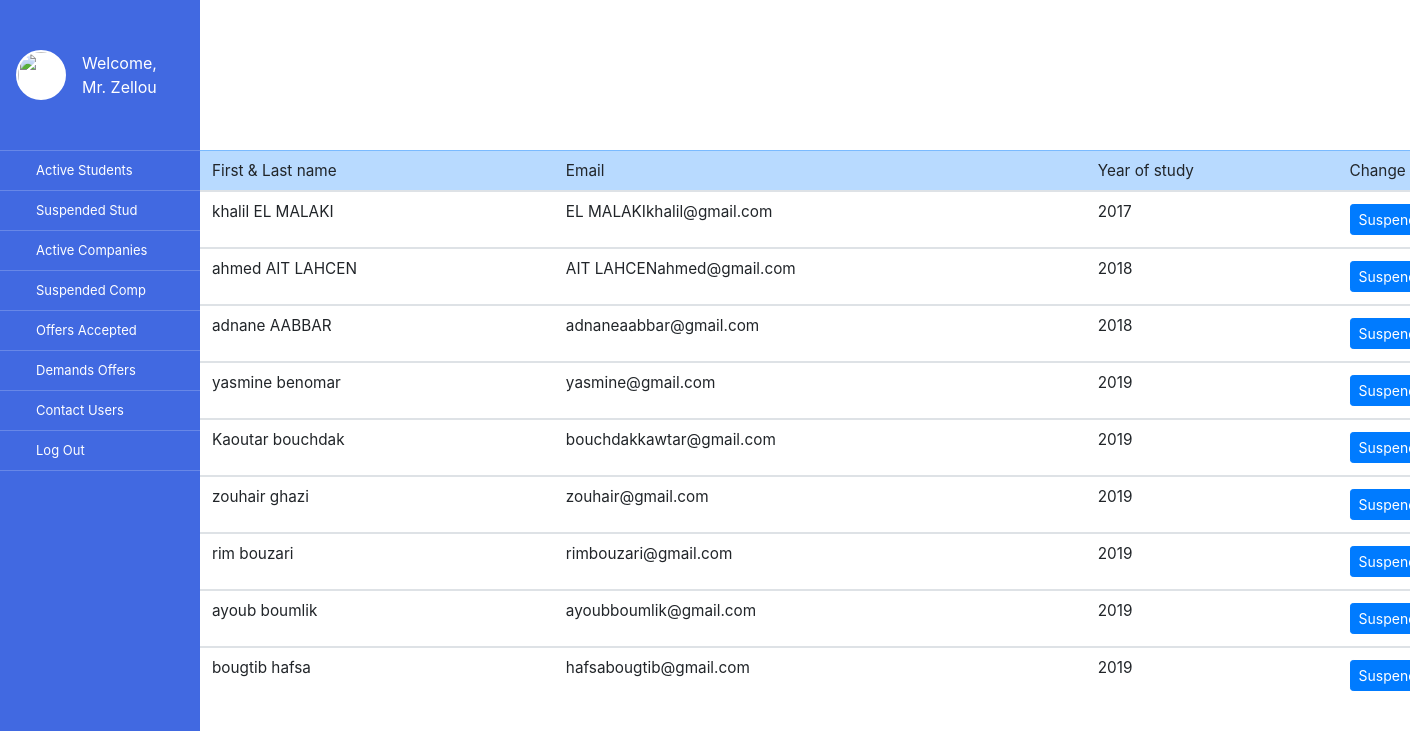
Page /Ad_Students_Active/index.php on the earlier database version.
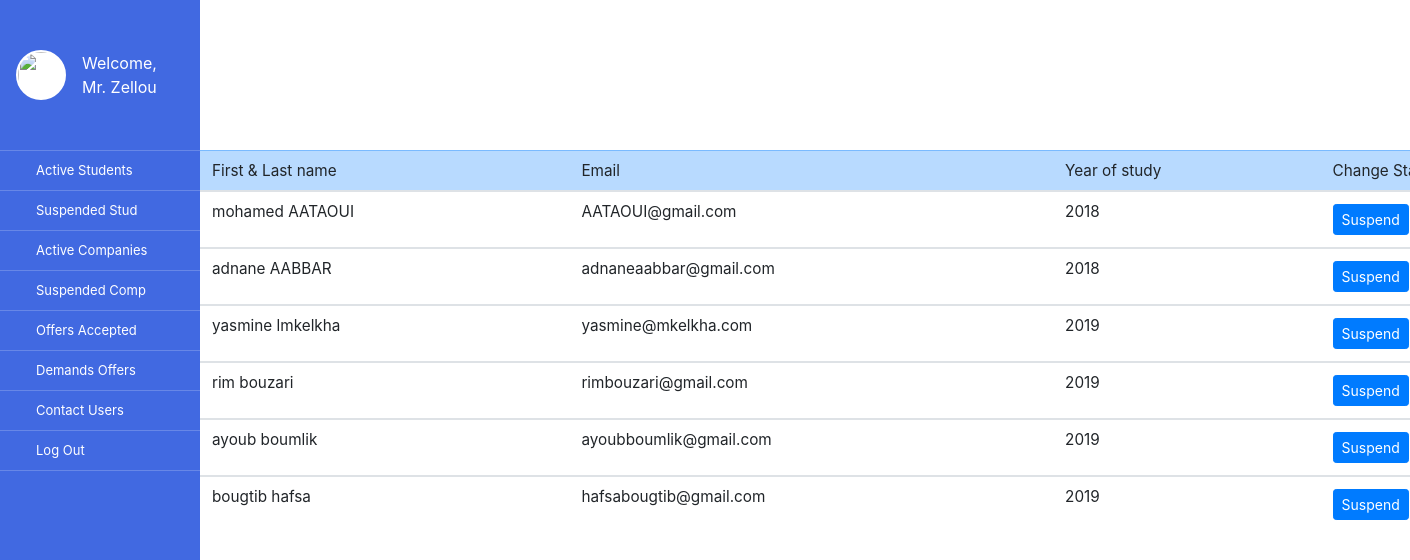
Same page on the later database version.
### tables this page shows
CREATE TABLE IF NOT EXISTS `etudiant` (
  `et_id` int(9) NOT NULL AUTO_INCREMENT,
  `et_nom` varchar(20) DEFAULT NULL,
  `et_prenom` varchar(20) DEFAULT NULL,
  `et_email` varchar(30) DEFAULT NULL,
  `et_mdp` varchar(15) DEFAULT NULL,
  `et_annee` varchar(4) DEFAULT NULL,
  `et_naissance` varchar(20) DEFAULT NULL,
  `et_tele` int(11) DEFAULT NULL,
  `et_status` int(11) NOT NULL DEFAULT 0,
  `et_cne` int(10) DEFAULT NULL,
  `et_link` varchar(30) DEFAULT NULL,
  `et_cv` varchar(50) DEFAULT NULL,
  PRIMARY KEY (`et_id`)
);

### Ad_Students_Active/index.php (the view, shortened to what this page needs)
<?php
    $host = 'localhost';
    $dbname = 'pfa';
    $username = 'root';
    $password = '';
            try {
                $conn = new PDO("mysql:host=$host;dbname=$dbname", $username, $password);
               $query = "SELECT et_id, et_nom, et_prenom,et_email, et_annee FROM etudiant where et_status = 1";
                $sqlselect = "SELECT count(*) from etudiant";
                $contacts = $conn -> query($query);
            }
            catch (PDOException $e) {
              die("Impossible de se connecter à la base de données $dbname :" );
            }
?>
<!DOCTYPE html>
<html lang="en">
  <head>
    <link rel="stylesheet" href="https://stackpath.bootstrapcdn.com/bootstrap/4.4.1/css/bootstrap.min.css">
    <link rel="stylesheet" href="Stylesheet/master.css">
  </head>
  <body>
    <div class="top-container">
      <div class="sideArea">
        <div class="avatar">
            <img src="https://encrypted-tbn0.gstatic.com/images?q=tbn:ANd9GcSCNOdyoIXDDBztO_GC8MFLmG_p6lZ2lTDh1ZnxSDawl1TZY_Zw" alt="">
            <div class="avatarName">Welcome,<br> Mr. Zellou</div>
        </div>
        <ul class="sideMenu">
            <li><a href="http://yas/Ad_Students_Active/"><span class="fa fa-money"></span>Active Students</a></li>
            <li><a href="http://yas/Ad_Students_Suspended/"><span class="fa fa-money"></span>Suspended Stud</a></li>
            <li><a href="http://yas/Ad_Company_Active/"><span class="fa fa-money"></span>Active Companies</a></li>
            <li><a href="http://yas/Ad_Company_Suspended/"><span class="fa fa-money"></span>Suspended Comp</a></li>
            <li><a href="http://yas/Ad_offers/"><span class="fa fa-money"></span>Offers Accepted</a></li>
            <li><a href="http://yas/Ad_demands/"><span class="fa fa-user-o"></span>Demands Offers</a></li>
            <li><a href="http://yas/Admin_Contact/"><span class="fa fa-envelope-o"></span>Contact Users</a></li>
            <li><a href="log_out.php"><span class="fa fa-envelope-o"></span>Log Out</a></li>
        </ul>
      </div>
    </div>
    <div class="table-responsive-md">
        <table class="table table-hover bot-container">
            <thead>
                <tr class="table-primary">
                    <th scope="col">First & Last name</th>
                    <th scope="col">Email</th>
                    <th scope="col">Year of study</th>
                    <th scope="col">Change Status</th>
                </tr>
            </thead>
            <?php
                $res = $conn -> query($sqlselect);
                if ($res -> fetchColumn()>0){
                    foreach ($contacts as $row){
            ?>
            <tbody>
                <tr>
                    <td><?php  echo $row['et_prenom']?> <?php  echo "  "?><?php  echo $row['et_nom']?></td>
                    <td><?php  echo $row['et_email']?></td>
                    <td><?php  echo $row['et_annee']?></td>
                    <td>
                        <a href="editstatus.php?update=<?php echo $row['et_id']; ?>" class="btn btn-primary btn-sm"> Suspend </a>
                    </td>
                </tr>
            </tbody>
            <?php
                }
         }
    ?>
        </table>
    </div>
  </body>
</html>

Differences in the rows shown:
no longer on this page (row edited): etudiant: et_prenom "khalil", et_nom "EL MALAKI", et_email "EL MALAKIkhalil@gmail.com", et_annee "2017"
no longer on this page (row edited): etudiant: et_prenom "ahmed", et_nom "AIT LAHCEN", et_email "AIT LAHCENahmed@gmail.com", et_annee "2018"
no longer on this page (row edited): etudiant: et_prenom "Kaoutar", et_nom "bouchdak", et_email "bouchdakkawtar@gmail.com", et_annee "2019"
no longer on this page (row edited): etudiant: et_prenom "zouhair", et_nom "ghazi", et_email "zouhair@gmail.com", et_annee "2019"
now on this page (row edited): etudiant: et_prenom "mohamed", et_nom "AATAOUI", et_email "AATAOUI@gmail.com", et_annee "2018"
changed etudiant "yasmine": et_nom "benomar" → "lmkelkha"; et_email "yasmine@gmail.com" → "yasmine@mkelkha.com"
